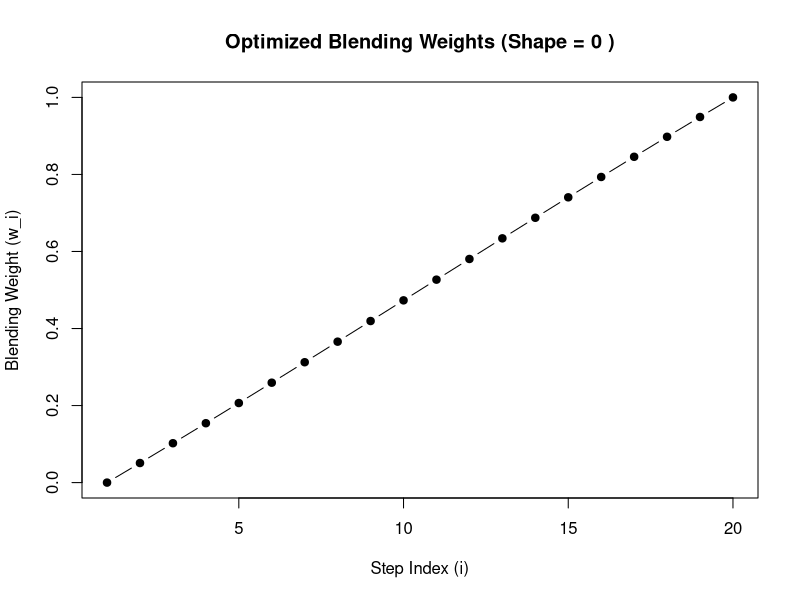
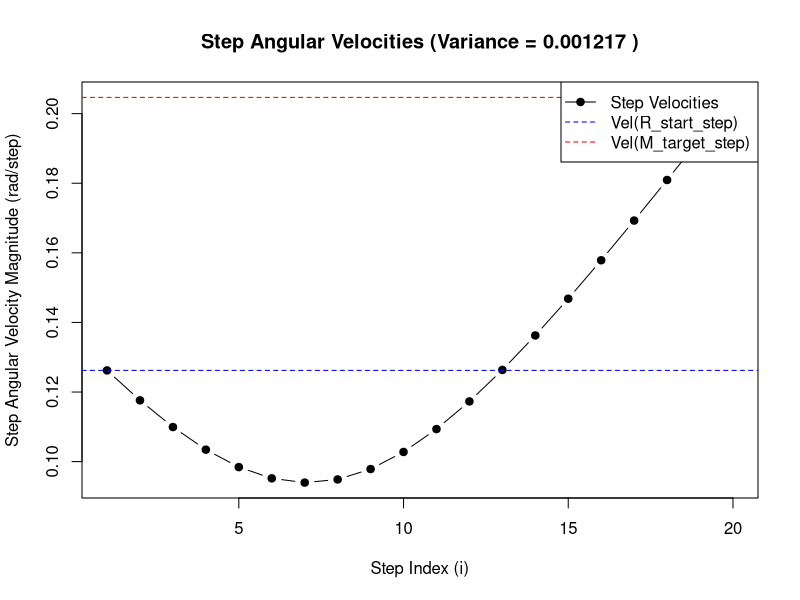

Source code (R) for these figures, in order:
# Keep necessary libraries and helper functions
library(expm)
library(optimx)

# --- Helper Functions (vectorize/reconstruct_skew_symmetric, random*, angular_velocity, blending_weights, rotation_distance) ---
# (Include the robust versions from the previous response)

# Helper function to vectorize the upper triangle of a skew-symmetric matrix
vectorize_skew_symmetric <- function(A) {
  k <- nrow(A)
  if (k < 2) return(numeric(0))
  p <- A[upper.tri(A)]
  return(p)
}

# Helper function to reconstruct a k x k skew-symmetric matrix from its vectorized form
reconstruct_skew_symmetric <- function(p, k) {
  expected_len <- k * (k - 1) / 2
  if (length(p) != expected_len) {
    stop(paste("Incorrect number of parameters. Expected", expected_len, "but got", length(p), "for dimension k =", k))
  }
  A <- matrix(0, k, k)
  if (k < 2) return(A)
  A[upper.tri(A)] <- p
  A <- A - t(A)
  return(A)
}

# Generate a random skew-symmetric matrix in k dimensions
random_skew_symmetric <- function(k) {
  M <- matrix(rnorm(k * k), nrow = k)
  A <- M - t(M)
  return(A)
}

skew2rot <- function(A) {
  R <- expm(A)
  svd_res <- svd(R)
  R <- svd_res$u %*% diag(c(rep(1, k-1), det(svd_res$u %*% t(svd_res$v)))) %*% t(svd_res$v)
  return(R)
}

# Generate a random rotation matrix in SO(k)
random_rotation_matrix <- function(k) {
  skew2rot(random_skew_symmetric(k))
}

# Calculate magnitude of angular velocity for a rotation R over time delta_t
angular_velocity <- function(R, delta_t = 1) {
  k <- nrow(R)
  svd_res <- svd(R)
  det_uv <- det(svd_res$u %*% t(svd_res$v))
  diag_mat <- diag(c(rep(1, k - 1), det_uv))
  R_proj <- svd_res$u %*% diag_mat %*% t(svd_res$v)
  
  if (norm(R_proj - diag(k), type = "F") < sqrt(.Machine$double.eps) * k) {
    return(0)
  }
  logm_R <- try(logm(R_proj), silent = TRUE)
  if(inherits(logm_R, "try-error")){
    warning("logm failed in angular_velocity")
    # What to return? 0 might bias variance down, NA needs handling. Let's try 0.
    return(0) 
  }
  A_skew <- 0.5 * (logm_R - t(logm_R))
  omega_mag <- norm(A_skew, type = "F") / sqrt(2)
  return(max(0, omega_mag / delta_t))
}

# Log-Exp interpolation between R1 and R2 with weight w
blend_rotations_lie <- function(R1, R2, w) {
  k <- nrow(R1)
  # Ensure inputs are SO(k) - optional but safer
  # R1 = project_so_k(R1)
  # R2 = project_so_k(R2)
  
  R_rel <- try(t(R1) %*% R2, silent=TRUE)
  if(inherits(R_rel, "try-error")) {
    warning("Matrix multiplication failed in blend_rotations_lie (t(R1) %*% R2)")
    return(diag(k)) # Return identity on failure? Or R1? Needs thought. Let's return R1.
    return(R1)
  }
  
  # Project R_rel onto SO(k)
  svd_res <- svd(R_rel)
  det_uv <- det(svd_res$u %*% t(svd_res$v))
  diag_mat <- diag(c(rep(1, k - 1), det_uv))
  R_rel_proj <- svd_res$u %*% diag_mat %*% t(svd_res$v)
  
  if (norm(R_rel_proj - diag(k), type = "F") < sqrt(.Machine$double.eps) * k) {
    return(R1) # No relative rotation, return R1
  }
  
  A_rel <- try(logm(R_rel_proj), silent = TRUE)
  if(inherits(A_rel, "try-error")){
    warning("logm failed in blend_rotations_lie")
    return(R1) # Return R1 if log fails
  }
  A_rel_skew <- 0.5 * (A_rel - t(A_rel))
  A_scaled <- w * A_rel_skew
  
  R_exp_scaled <- try(expm(A_scaled), silent=TRUE)
  if(inherits(R_exp_scaled, "try-error")){
    warning("expm failed in blend_rotations_lie")
    return(R1) # Return R1 if exp fails
  }
  
  R_blend <- try(R1 %*% R_exp_scaled, silent = TRUE)
  if(inherits(R_blend, "try-error")){
    warning("Matrix multiplication failed in blend_rotations_lie (R1 %*% expm(...))")
    return(R1) # Return R1 if final multiply fails
  }
  
  # Optional: Project final result onto SO(k)
  svd_blend <- svd(R_blend)
  det_uv_blend <- det(svd_blend$u %*% t(svd_blend$v))
  diag_mat_blend <- diag(c(rep(1, k - 1), det_uv_blend))
  R_blend_proj <- svd_blend$u %*% diag_mat_blend %*% t(svd_blend$v)
  
  return(R_blend_proj)
}

# Blending weights function (logistic or linear)
blending_weights <- function(n, shape = 0) {
  stopifnot(n >= 1) # Can have n=1
  if (n == 1) return(0) # Or maybe 0.5? Let's assume 0 for M1=R_start. Check objective logic later.
  # If w[1]=0, M1=blend(R_start, M_target, 0) = R_start. Yes, w[1]=0 is correct.
  t <- seq(0, 1, length.out = n)
  if (is.na(shape) || shape == 0) {
    w <- t
  } else {
    shape <- max(-5, min(5, shape))
    a <- 10^shape
    raw_w <- 1 / (1 + exp(-a * (t - 0.5)))
    min_w <- raw_w[1]
    max_w <- raw_w[n]
    if (abs(max_w - min_w) < .Machine$double.eps) {
      w <- t
    } else {
      w <- (raw_w - min_w) / (max_w - min_w)
    }
  }
  w[1] <- 0
  w[n] <- 1 # Ensure ends are exact
  return(w)
}


# Geodesic distance on SO(k)
rotation_distance <- function(R1, R2) {
  k <- nrow(R1)
  R_rel <- try(t(R1) %*% R2, silent=TRUE)
  if(inherits(R_rel, "try-error")){
    warning("Matrix multiplication failed in rotation_distance (t(R1) %*% R2)")
    return(pi) # Return a large distance like pi?
  }
  
  svd_res <- svd(R_rel)
  det_uv <- det(svd_res$u %*% t(svd_res$v))
  diag_mat <- diag(c(rep(1, k - 1), det_uv))
  R_rel_proj <- svd_res$u %*% diag_mat %*% t(svd_res$v)
  
  if (norm(R_rel_proj - diag(k), type = "F") < sqrt(.Machine$double.eps) * k) {
    return(0)
  }
  
  A <- try(logm(R_rel_proj), silent=TRUE)
  if(inherits(A, "try-error")){
    warning("logm failed in rotation_distance")
    return(pi) # Return a large distance
  }
  A_skew <- 0.5 * (A - t(A))
  d <- norm(A_skew, type = "F") / sqrt(2)
  return(max(0, d)) # Ensure non-negative
}

# --- New Optimization Function ---

optimize_step_sequence_product <- function(R_start_step, R_target_product, n, lambda,
                                           initial_A_step_target = NULL, initial_shape = 0,
                                           optim_method = "L-BFGS-B",
                                           optim_control = list(trace = 1),
                                           maxit = 100) {
  
  k <- nrow(R_start_step)
  num_A_params <- k * (k - 1) / 2
  
  # Ensure R_start_step and R_target_product are valid rotation matrices
  # (Add projection here if needed, or assume valid inputs)
  
  # Define the objective function
  objective_fn <- function(params, R_start_step, R_target_product, n, lambda, k) {
    
    # --- 1. Decode Parameters ---
    if(length(params) != num_A_params + 1) {
      warning("Incorrect number of parameters in objective function.")
      return(1e10)
    }
    A_step_target_params <- params[1:num_A_params]
    shape <- params[num_A_params + 1]
    
    A_step_target <- try(reconstruct_skew_symmetric(A_step_target_params, k), silent = TRUE)
    if (inherits(A_step_target, "try-error")) {
      warning("Failed to reconstruct A_step_target.")
      return(1e10)
    }
    
    # --- 2. Generate Sequence of *Step* Matrices ---
    M_step_target <- try(expm(A_step_target), silent = TRUE)
    if (inherits(M_step_target, "try-error")) {
      warning("expm(A_step_target) failed.")
      return(1e10)
    }
    # Project M_step_target onto SO(k) just in case
    svd_mtarget <- svd(M_step_target)
    det_uv_mtarget <- det(svd_mtarget$u %*% t(svd_mtarget$v))
    diag_mat_mtarget <- diag(c(rep(1, k - 1), det_uv_mtarget))
    M_step_target_proj <- svd_mtarget$u %*% diag_mat_mtarget %*% t(svd_mtarget$v)
    
    w_vec <- blending_weights(n, shape)
    
    M_sequence <- vector("list", n)
    valid_steps = TRUE
    for (i in 1:n) {
      M_i <- blend_rotations_lie(R_start_step, M_step_target_proj, w_vec[i])
      # Check if blend returned a valid matrix (though blend should handle internal errors)
      if (!is.matrix(M_i) || nrow(M_i) != k || ncol(M_i) != k || any(!is.finite(M_i))) {
        warning(paste("Invalid matrix generated for step", i))
        valid_steps = FALSE
        break # Stop generating if one step fails badly
      }
      M_sequence[[i]] <- M_i
    }
    
    if(!valid_steps) { return(1e10) } # Return large loss if sequence generation failed
    
    # --- 3. Calculate Loss Components ---
    
    # a) Distance of Product to Target
    # Check if n=0 edge case (shouldn't happen if n>=1 enforced)
    if (n == 0) {
      R_product <- diag(k) # Product of no matrices is identity
    } else {
      R_product <- try(Reduce("%*%", M_sequence), silent = TRUE)
      if (inherits(R_product, "try-error")) {
        warning("Reduce('%*%', M_sequence) failed.")
        return(1e10) # Product failed
      }
      # Project final product onto SO(k) before distance calc
      svd_prod <- svd(R_product)
      det_uv_prod <- det(svd_prod$u %*% t(svd_prod$v))
      diag_mat_prod <- diag(c(rep(1, k - 1), det_uv_prod))
      R_product_proj <- svd_prod$u %*% diag_mat_prod %*% t(svd_prod$v)
      
      R_product <- R_product_proj # Use projected version
    }
    
    dist_target_product <- rotation_distance(R_product, R_target_product)
    
    # b) Variance in Step Angular Velocity
    if (n >= 2) { # Need at least 2 steps for variance
      step_angular_velocities <- sapply(M_sequence, angular_velocity, delta_t = 1)
      
      # Check for non-finite velocities returned by angular_velocity()
      valid_vels <- is.finite(step_angular_velocities)
      if(sum(valid_vels) < 2){
        var_ang_vel <- 0 # Not enough valid points for variance
      } else {
        var_ang_vel <- var(step_angular_velocities[valid_vels])
      }
      if(is.na(var_ang_vel)) var_ang_vel <- 0 # Handle case where all valid vels might be identical
    } else {
      var_ang_vel <- 0 # Not enough steps
    }
    
    # --- 4. Combine Loss ---
    loss <- dist_target_product + lambda * var_ang_vel
    
    if (!is.finite(loss)) {
      warning("Non-finite loss encountered.")
      loss <- 1e10
    }
    
    # Optional intermediate print:
    # cat("Shape:", signif(shape, 3), " A_target norm:", signif(norm(A_step_target,"F"),3),
    #     " -> Loss:", signif(loss, 5), " (Dist:", signif(dist_target_product, 5),
    #     ", VarVel:", signif(var_ang_vel, 5), ")\n")
    
    return(loss)
  }
  
  # --- Set up Initial Parameters ---
  if (is.null(initial_A_step_target)) {
    # Guess: If all steps were identical, say M, then M^n = R_target_product.
    # So M approx expm(logm(R_target_product)/n).
    # Let initial A_step_target be logm(R_target_product)/n.
    
    # Project R_target_product first
    svd_rtarget <- svd(R_target_product)
    det_uv_rtarget <- det(svd_rtarget$u %*% t(svd_rtarget$v))
    diag_mat_rtarget <- diag(c(rep(1, k - 1), det_uv_rtarget))
    R_target_proj <- svd_rtarget$u %*% diag_mat_rtarget %*% t(svd_rtarget$v)
    
    if (norm(R_target_proj - diag(k), type = "F") < sqrt(.Machine$double.eps) * k) {
      initial_A_step_target <- matrix(0, k, k) # Target is identity
    } else {
      A_target_total <- try(logm(R_target_proj), silent=TRUE)
      if(inherits(A_target_total, "try-error")) {
        warning("logm(R_target_product) failed for initial guess. Using zero matrix.")
        initial_A_step_target <- matrix(0, k, k)
      } else {
        initial_A_step_target <- (0.5 * (A_target_total - t(A_target_total))) / n # Ensure skew-symm and scale
      }
    }
  }
  
  initial_A_params <- vectorize_skew_symmetric(initial_A_step_target)
  initial_params <- c(initial_A_params, initial_shape)
  
  # Check initial parameters
  initial_loss <- objective_fn(initial_params, R_start_step, R_target_product, n, lambda, k)
  if (!is.finite(initial_loss)) {
    warning("Initial parameters produce non-finite loss (", initial_loss, "). Optimization might struggle. Trying zero A_step_target.")
    initial_A_step_target <- matrix(0,k,k)
    initial_A_params <- vectorize_skew_symmetric(initial_A_step_target)
    initial_params <- c(initial_A_params, initial_shape)
    initial_loss <- objective_fn(initial_params, R_start_step, R_target_product, n, lambda, k)
    if (!is.finite(initial_loss)) {
      stop("Even zero initial A_step_target produces non-finite loss. Check inputs (R_start_step?).")
    }
  }
  cat("Initial Loss:", initial_loss, "\n")
  
  # --- Run Optimization ---
  cat("Starting optimization...\n")
  opt_results <- optimx(par = initial_params,
                        fn = objective_fn,
                        method = optim_method,
                        control = c(optim_control, list(maxit=maxit, kkt=FALSE)),
                        R_start_step = R_start_step,
                        R_target_product = R_target_product,
                        n = n,
                        lambda = lambda,
                        k = k)
  cat("Optimization finished.\n")
  
  # --- Process Results ---
  print(summary(opt_results))
  valid_results <- opt_results[is.finite(opt_results$value), ]
  if (nrow(valid_results) == 0) {
    warning("Optimization failed to find any valid solution. Returning initial guess.")
    optimal_A_step_target <- initial_A_step_target
    optimal_shape <- initial_shape
    best_result_value <- initial_loss
  } else {
    best_result_idx <- which.min(valid_results$value)
    best_result <- valid_results[best_result_idx, ]
    best_result_value <- best_result$value
    
    optimal_params <- as.numeric(best_result[1:(num_A_params + 1)])
    optimal_A_params <- optimal_params[1:num_A_params]
    optimal_shape <- optimal_params[num_A_params + 1]
    optimal_A_step_target <- reconstruct_skew_symmetric(optimal_A_params, k)
  }
  
  # --- Post-Optimization Analysis ---
  optimal_M_step_target <- expm(optimal_A_step_target)
  # Project just in case
  svd_mtarget_opt <- svd(optimal_M_step_target)
  det_uv_mtarget_opt <- det(svd_mtarget_opt$u %*% t(svd_mtarget_opt$v))
  diag_mat_mtarget_opt <- diag(c(rep(1, k - 1), det_uv_mtarget_opt))
  optimal_M_step_target_proj <- svd_mtarget_opt$u %*% diag_mat_mtarget_opt %*% t(svd_mtarget_opt$v)
  
  optimal_w_vec <- blending_weights(n, optimal_shape)
  optimal_M_sequence <- vector("list", n)
  for (i in 1:n) {
    optimal_M_sequence[[i]] <- blend_rotations_lie(R_start_step, optimal_M_step_target_proj, optimal_w_vec[i])
  }
  
  final_R_product <- diag(k)
  if (n > 0) {
    final_R_product_calc <- try(Reduce("%*%", optimal_M_sequence), silent=TRUE)
    if(!inherits(final_R_product_calc, "try-error")) {
      svd_finalprod <- svd(final_R_product_calc)
      det_uv_finalprod <- det(svd_finalprod$u %*% t(svd_finalprod$v))
      diag_mat_finalprod <- diag(c(rep(1, k - 1), det_uv_finalprod))
      final_R_product <- svd_finalprod$u %*% diag_mat_finalprod %*% t(svd_finalprod$v)
    } else {
      warning("Failed to calculate final product for reporting.")
      # final_R_product remains identity
    }
  }
  
  final_dist_target_product <- rotation_distance(final_R_product, R_target_product)
  
  if (n >= 2) {
    final_step_angular_velocities <- sapply(optimal_M_sequence, angular_velocity, delta_t = 1)
    valid_final_vels <- is.finite(final_step_angular_velocities)
    if(sum(valid_final_vels) < 2){
      final_var_ang_vel <- 0
    } else {
      final_var_ang_vel <- var(final_step_angular_velocities[valid_final_vels])
    }
    if(is.na(final_var_ang_vel)) final_var_ang_vel <- 0
  } else {
    final_var_ang_vel <- 0
  }
  
  recalculated_final_loss <- final_dist_target_product + lambda * final_var_ang_vel
  
  # Return useful information
  return(list(
    optimal_A_step_target = optimal_A_step_target,
    optimal_M_step_target = optimal_M_step_target_proj, # The target step matrix
    optimal_shape = optimal_shape,
    optimal_weights = optimal_w_vec,
    optimal_step_sequence = optimal_M_sequence, # The sequence M_1, ..., M_n
    final_product = final_R_product,             # The product M_1 %*% ... %*% M_n
    final_loss_reported = best_result_value,
    final_loss_recalculated = recalculated_final_loss,
    final_distance_product_to_target = final_dist_target_product,
    final_variance_step_angular_velocity = final_var_ang_vel,
    initial_A_step_target = initial_A_step_target,
    initial_shape = initial_shape,
    optim_results_summary = summary(opt_results)
    # optim_results_raw = opt_results
  ))
}


#### test out ####
set.seed(456)
k <- 3 # Dimension
n <- 20 # Number of steps in the sequence

# Define the *target* product matrix
R_target_product <- random_rotation_matrix(k)

# Define the *initial step* matrix (intended to be small)
# Method 1: Fraction of the target product's rotation
# logm_target <- logm(R_target_product) # Assume R_target_product is SO(k)
# A_start_step <- (0.5 * (logm_target - t(logm_target))) / n
# R_start_step <- expm(A_start_step)

# Method 2: Fraction of some other base rotation (as per user)
R_base_for_step <- random_rotation_matrix(k)
logm_base <- logm(R_base_for_step) # Assume SO(k)
A_start_step <- (0.5 * (logm_base - t(logm_base))) / n
R_start_step <- expm(A_start_step)
# Project R_start_step just to be sure
svd_rstart <- svd(R_start_step)
R_start_step <- svd_rstart$u %*% diag(c(rep(1, k-1), det(svd_rstart$u %*% t(svd_rstart$v)))) %*% t(svd_rstart$v)


print("Norm of R_start_step generator (target is small rotation):")
print(norm(A_start_step, "F"))


# Set the trade-off parameter
lambda <- 0.05 # Adjust this: higher lambda -> smoother steps, potentially less accurate product

# Perform the optimization
optim_output_steps <- optimize_step_sequence_product(
  R_start_step = R_start_step,
  R_target_product = R_target_product,
  n = n,
  lambda = lambda,
  optim_method = "L-BFGS-B", # Or try others like "nlminb", "BFGS"
  optim_control = list(trace = 0, maxit=200), # Set trace > 0 for progress
  maxit = 200
)

# --- Verification ---
cat("\n--- Verifying the Optimized Step Sequence ---\n")

final_M_sequence <- optim_output_steps$optimal_step_sequence
final_R_product_actual <- diag(k)
if (length(final_M_sequence) > 0) {
  final_R_product_actual_calc <- try(Reduce("%*%", final_M_sequence), silent=TRUE)
  if(!inherits(final_R_product_actual_calc, "try-error")){
    svd_finalprod_act <- svd(final_R_product_actual_calc)
    det_uv_finalprod_act <- det(svd_finalprod_act$u %*% t(svd_finalprod_act$v))
    diag_mat_finalprod_act <- diag(c(rep(1, k - 1), det_uv_finalprod_act))
    final_R_product_actual <- svd_finalprod_act$u %*% diag_mat_finalprod_act %*% t(svd_finalprod_act$v)
  }
}


# Check product distance
dist_prod_target <- rotation_distance(final_R_product_actual, R_target_product)
cat(sprintf("Distance between actual product (M1 * ... * Mn) and R_target_product: %.4e\n", dist_prod_target))
cat(sprintf("(Should match reported distance: %.4e)\n", optim_output_steps$final_distance_product_to_target))
if (abs(dist_prod_target - optim_output_steps$final_distance_product_to_target) < 1e-7) {
  cat("Verification PASSED: Product distance matches reported value.\n")
} else {
  cat("Verification WARNING: Product distance differs from reported value.\n")
}
cat("\n")

# Check first step
if (n > 0) {
  first_step_M1 <- final_M_sequence[[1]]
  dist_m1_rstart <- rotation_distance(first_step_M1, R_start_step)
  cat(sprintf("Distance between first generated step (M1) and input R_start_step: %.4e\n", dist_m1_rstart))
  # Since w[1]=0, M1 = blend(R_start, M_target, 0) = R_start. This should be near zero.
  if (abs(dist_m1_rstart) < 1e-9) {
    cat("Verification PASSED: First step M1 is effectively R_start_step.\n")
  } else {
    cat("Verification WARNING: First step M1 differs significantly from R_start_step.\n")
  }
}
cat("\n")

# Check variance
if (n >= 2) {
  step_vels <- sapply(final_M_sequence, angular_velocity, delta_t=1)
  valid_step_vels <- step_vels[is.finite(step_vels)]
  actual_var = 0
  if(length(valid_step_vels) >=2){
    actual_var <- var(valid_step_vels)
  }
  cat(sprintf("Variance of calculated step angular velocities: %.4e\n", actual_var))
  cat(sprintf("(Should match reported variance: %.4e)\n", optim_output_steps$final_variance_step_angular_velocity))
  if (abs(actual_var - optim_output_steps$final_variance_step_angular_velocity) < 1e-7) {
    cat("Verification PASSED: Step variance matches reported value.\n")
  } else {
    cat("Verification WARNING: Step variance differs from reported value.\n")
  }
}

cat("\n--- Verification Complete ---\n")

# --- Plotting ---
# Plot blending weights
plot(1:n, optim_output_steps$optimal_weights, type = 'b', pch=19,
     xlab = "Step Index (i)", ylab = "Blending Weight (w_i)",
     main = paste("Optimized Blending Weights (Shape =", round(optim_output_steps$optimal_shape, 3), ")"))

# Plot step angular velocities
if (n >= 1) {
  step_vels <- sapply(optim_output_steps$optimal_step_sequence, angular_velocity, delta_t=1)
  valid_vel_indices <- which(is.finite(step_vels))
  if(length(valid_vel_indices) > 0) {
    plot(valid_vel_indices, step_vels[valid_vel_indices], type = 'b', pch = 19,
         xlab = "Step Index (i)", ylab = "Step Angular Velocity Magnitude (rad/step)",
         main = paste("Step Angular Velocities (Variance =", signif(optim_output_steps$final_variance_step_angular_velocity, 4), ")"),
         xlim = c(1, n))
  } else {
    print("Could not plot step angular velocities (no valid velocities).")
  }
  
  # Compare to angular velocity of R_start_step and M_step_target
  abline(h = angular_velocity(R_start_step), col = "blue", lty = 2)
  abline(h = angular_velocity(optim_output_steps$optimal_M_step_target), col = "red", lty = 2)
  legend("topright", legend = c("Step Velocities", "Vel(R_start_step)", "Vel(M_target_step)"),
         col = c("black", "blue", "red"), lty = c(1, 2, 2), pch = c(19, NA, NA), bg="white")
}


# --- (Previous code: All function definitions and the optimization call) ---

# Perform the optimization for the step sequence product
# optim_output_steps <- optimize_step_sequence_product(...)

# --- Verification Section (for optimize_step_sequence_product output) ---

cat("\n--- Verifying the Optimized Step Sequence ---\n")

# Recover the optimized sequence of STEP matrices (M_1, ..., M_n)
optimal_M_sequence <- optim_output_steps$optimal_step_sequence
n_seq <- length(optimal_M_sequence)

# Recover the inputs and key outputs for comparison
R_start_step_input <- optim_output_steps$initial_A_step_target # Wait, no, the input R_start_step wasn't returned. Need to use the one passed to the function.
# Let's assume R_start_step is available from the example scope.
R_target_product_input <- R_target_product # Assume available from example scope
optimal_M_step_target <- optim_output_steps$optimal_M_step_target # The step target found by optimization

if (n_seq == 0) {
  cat("Error: The optimized sequence of steps is empty.\n")
} else {
  
  # 1. Compare the FIRST STEP matrix (M_1) to the input R_start_step
  cat("--- Check 1: First Step vs R_start_step ---\n")
  first_step_M1 <- optimal_M_sequence[[1]]
  dist_m1_to_rstart <- rotation_distance(first_step_M1, R_start_step) # Use R_start_step from the calling scope
  cat(sprintf("Distance between the first generated step (M1) and the input R_start_step: %.4e\n", dist_m1_to_rstart))
  # Because the blending weight w_1 = 0, M1 = blend(R_start_step, M_target, 0) which should equal R_start_step.
  if (abs(dist_m1_to_rstart) < 1e-9) {
    cat("Verification PASSED: The first step M1 is effectively R_start_step (as expected since w_1=0).\n")
  } else {
    cat("Verification WARNING: The first step M1 differs significantly from R_start_step.\n")
  }
  cat("\n")
  
  # 2. Observe the Progression of Steps
  cat("--- Check 2: Progression of Step Matrices ---\n")
  cat("Distances of each step M_i from the initial step R_start_step:\n")
  for (i in 1:n_seq) {
    dist_mi_to_rstart <- rotation_distance(optimal_M_sequence[[i]], R_start_step)
    cat(sprintf("  Distance(M_%d, R_start_step): %.4e\n", i, dist_mi_to_rstart))
  }
  cat("Distances of each step M_i from the optimized target step M_step_target:\n")
  for (i in 1:n_seq) {
    dist_mi_to_mtarget <- rotation_distance(optimal_M_sequence[[i]], optimal_M_step_target)
    cat(sprintf("  Distance(M_%d, M_step_target): %.4e\n", i, dist_mi_to_mtarget))
  }
  cat("(Expect Distance(M_i, R_start_step) to generally increase as i increases)\n")
  cat("(Expect Distance(M_i, M_step_target) to generally decrease as i increases)\n")
  # Note: The exact pattern depends heavily on the optimal shape parameter.
  cat("\n")
  
  
  # 3. Compare the CUMULATIVE PRODUCT of steps to R_target_product
  cat("--- Check 3: Cumulative Product vs R_target_product ---\n")
  # Recalculate the product robustly
  final_product_recalculated <- diag(k)
  if (n_seq > 0) {
    product_calc <- try(Reduce("%*%", optimal_M_sequence), silent = TRUE)
    if(!inherits(product_calc, "try-error")) {
      # Project final product onto SO(k)
      svd_prod <- svd(product_calc)
      det_uv_prod <- det(svd_prod$u %*% t(svd_prod$v))
      diag_mat_prod <- diag(c(rep(1, k - 1), det_uv_prod))
      final_product_recalculated <- svd_prod$u %*% diag_mat_prod %*% t(svd_prod$v)
    } else {
      cat("Warning: Failed to recalculate product using Reduce for verification.\n")
    }
  }
  
  # Compare recalculated product to the target input
  dist_product_to_target <- rotation_distance(final_product_recalculated, R_target_product_input)
  # cat(sprintf("Distance between the cumulative product (M1 %*% ... %*% Mn) and R_target_product: %.4e\n", dist_product_to_target))
  cat(sprintf("(This should ideally be close to the reported 'final_distance_product_to_target': %.4e)\n", optim_output_steps$final_distance_product_to_target))
  
  if (abs(dist_product_to_target - optim_output_steps$final_distance_product_to_target) < 1e-7) {
    cat("Verification CONSISTENT: The calculated product distance matches the reported final distance.\n")
  } else {
    cat("Verification WARNING: The calculated product distance differs significantly from the reported final distance.\n")
  }
  # Assess how well the optimization met the primary goal (getting the product right)
  if (abs(dist_product_to_target) < 1e-6) { # Threshold for being "close"
    cat("Verification PASSED: The cumulative product is close to R_target_product.\n")
  } else {
    cat("Verification NOTE: The cumulative product is NOT very close to R_target_product.\n")
    cat("(This might be acceptable depending on lambda and optimization success.)\n")
  }
  
}

cat("\n--- Verification Complete ---\n")

optimal_M_sequence[[2]]
R_start_step
